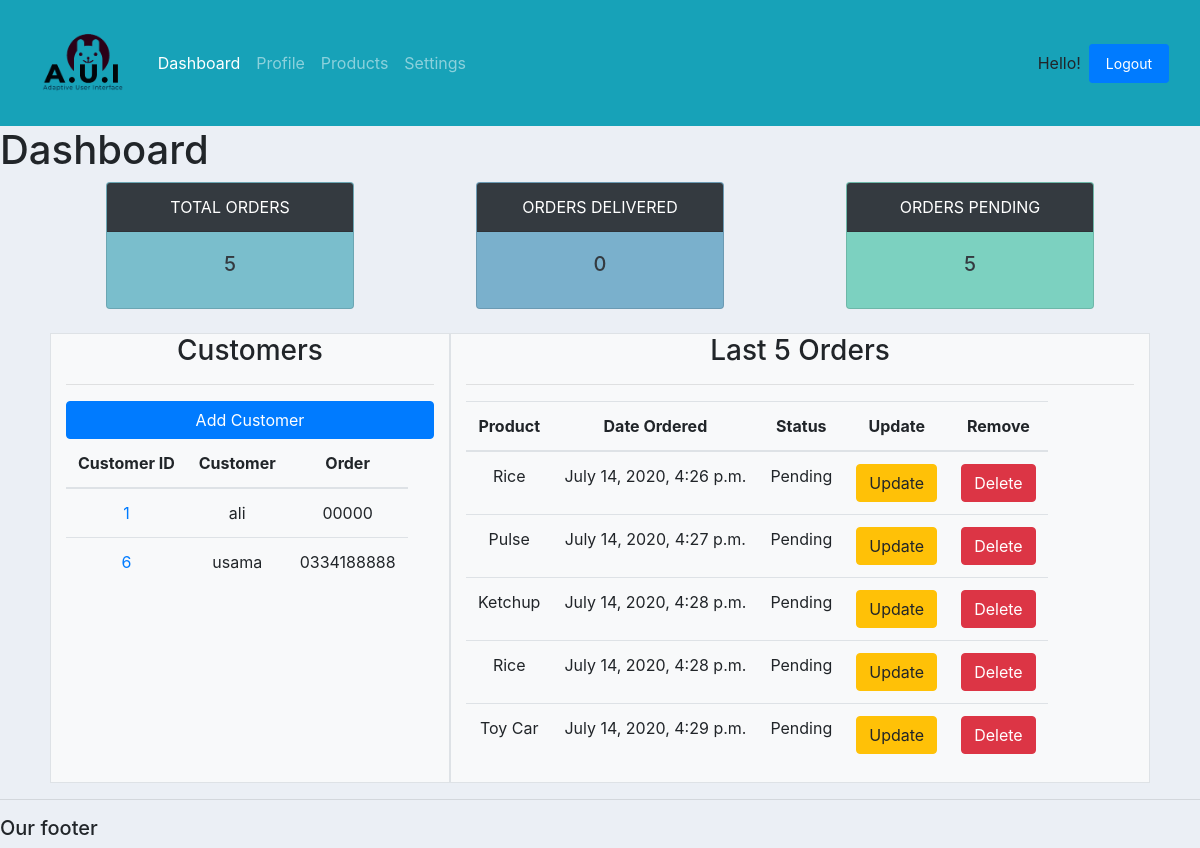
The page / (signed in) on the database its author committed.
### accounts/models.py (models this page shows, shortened)
class Customer(AbstractBaseUser):
    name = models.CharField(max_length=50,null=True,unique=True )
    phone = models.CharField(max_length=50,null=True)
    email = models.EmailField(verbose_name="email",max_length=20,unique=True)
    profile_pic = models.ImageField(null=True,default='index.png')
    date_joined = models.DateTimeField(verbose_name="date joined",auto_now_add=True )
    last_login = models.DateTimeField(verbose_name="last login",auto_now_add=True)
    is_admin = models.BooleanField(default=False)
    is_active= models.BooleanField(default=True)
    is_staff= models.BooleanField(default=False)
    is_superuser= models.BooleanField(default=False)
    USERNAME_FIELD = 'name'
    REQUIRED_FIELDS = ['email']
    objects = MyAccountManager()

class Order(models.Model):
    STATUS = (
        ('Pending','Pending'),
        ('Out for delivery', 'Out for delivery' ),
        ('Delivered','Delivered'),
    )
    customer = models.ForeignKey(Customer,null=True, on_delete=models.SET_NULL)
    product = models.ForeignKey(Product,null=True, on_delete=models.SET_NULL)
    date_created = models.DateTimeField(auto_now_add=True ,null=True)
    status = models.CharField(max_length=40,null=True,choices=STATUS)

class Product(models.Model):
    CATEGORY =(
        ('Indoor','Indoor'),
        ('Out Door','Out Door'),
    )
    name = models.CharField(max_length=20,null=True)
    price = models.FloatField(null=True)
    category = models.CharField(max_length=20,null=True,choices=CATEGORY)
    date_created = models.DateTimeField(auto_now_add=True ,null=True)
    desciption = models.CharField(max_length=100,null=True,blank=True)
    tags = models.ManyToManyField(Tag)
    image = models.ImageField(null=True,default='product.png')

### accounts/views.py (the view)
# urls.py: path('',views.home,name='home'),
def home(request):
    if not request.user.is_authenticated:
        return redirect('/signin')
    if not request.user.is_superuser:
        return redirect('/customer/' +str(request.user.id))
    customers = Customer.objects.all()
    orders = Order.objects.all()
    total_orders = orders.count()
    delivered = orders.filter(status = 'Delivered').count()
    pending = orders.filter(status= 'Pending').count()
    orders = orders[:5]
    context ={'Customers':customers,'Orders':orders,'total_orders':total_orders,'delivered':delivered,'pending':pending,'admin':'1'  }
    return render(request, 'accounts/dashboard.html',context )

### accounts/templates/accounts/dashboard.html
{% extends 'accounts/main.html' %}
{% block content %}
<h1> Dashboard</h1>
<div>
{% include 'accounts/status.html' %}
</div>
<div class=' row text-center justify-content-center mx-auto'>
  {% if admin == '1' %}
    <div class='col-sm-12  col-lg-4  bg-light border '>
        <h3>Customers </h3>
        <hr >
        <button type="button" class="btn btn-primary w-100">Add Customer</button>
        <table class="table table-hover table-responsive">
            <thead>
              <tr>
                <tr>
                    <th scope="col">Customer ID</th>
                    <th scope="col">Customer</th>
                    <th scope="col">Order</th>
                </tr>
              </tr>
            </thead>
            <tbody>
              {% for customer in Customers %}
              <tr>
                <td ><a href='{% url "home_customer" customer.id %}' >{{customer.id}}</a></td>
                <td >{{customer.name}}</td>
                <td >{{customer.phone}}</td>
             </tr>
              {% endfor %}
            </tbody>
          </table>
    </div>
    {% endif %}
    <div class= 'col-sm-12 col-lg-7  bg-light border'>
        <h3>Last 5 Orders</h3>
        <hr>
        <table class="table table-hover table-responsive ">
            <thead>
              <tr>
                <th scope="col">Product</th>
                <th scope="col">Date Ordered</th>
                <th scope="col">Status</th>
                <th scope="col">Update</th>
                <th scope="col">Remove</th>
              </tr>
            </thead>
            <tbody>
              {% for order in Orders%}
              <tr>
                <td >{{order.product.name}}</td>
                <td >{{order.date_created}}</td>
                <td >{{order.status}}</td>
                <td><a class="btn btn-warning" href="" role="button">Update</a></td>
                <td><a class="btn btn-danger" href="" role="button">Delete</a></td>
             </tr>
             {% endfor %}
            </tbody>
          </table>
    </div>
</div>
{% endblock %}

### static/css/main.css (style rules this page uses)
body { background-color: #ebeff5; }

### rows shown on the page
Customer: id "1", name "ali", phone "00000"
Customer: id "6", name "usama", phone "0334188888"
Order: product.name "Rice", date_created "July 14, 2020, 4:26 p.m.", status "Pending"
Order: product.name "Pulse", date_created "July 14, 2020, 4:27 p.m.", status "Pending"
Order: product.name "Ketchup", date_created "July 14, 2020, 4:28 p.m.", status "Pending"
Order: product.name "Rice", date_created "July 14, 2020, 4:28 p.m.", status "Pending"
Order: product.name "Toy Car", date_created "July 14, 2020, 4:29 p.m.", status "Pending"

### other values the page prints
{{ total_orders }} "5"
{{ delivered }} "0"
{{ pending }} "5"
